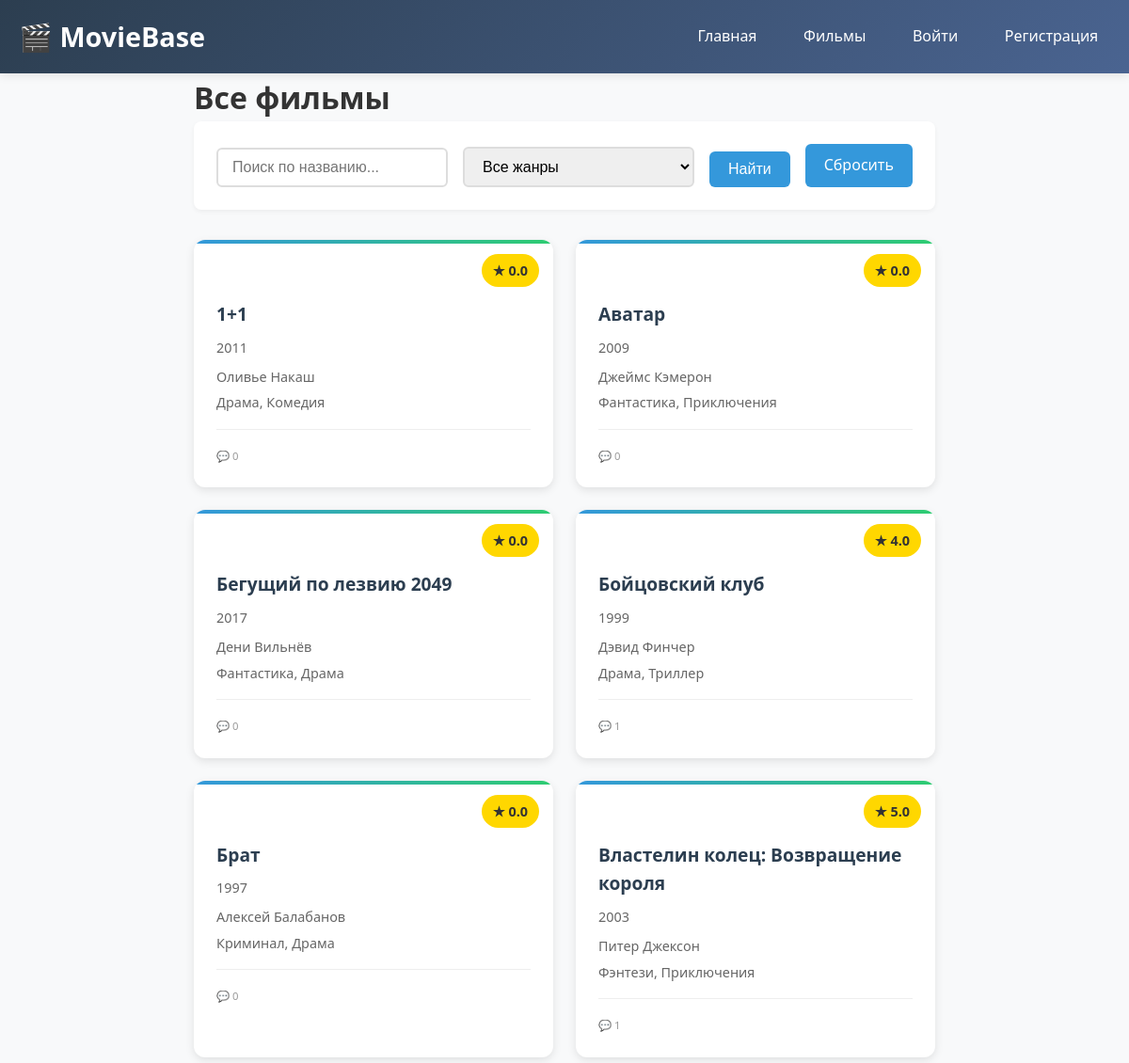
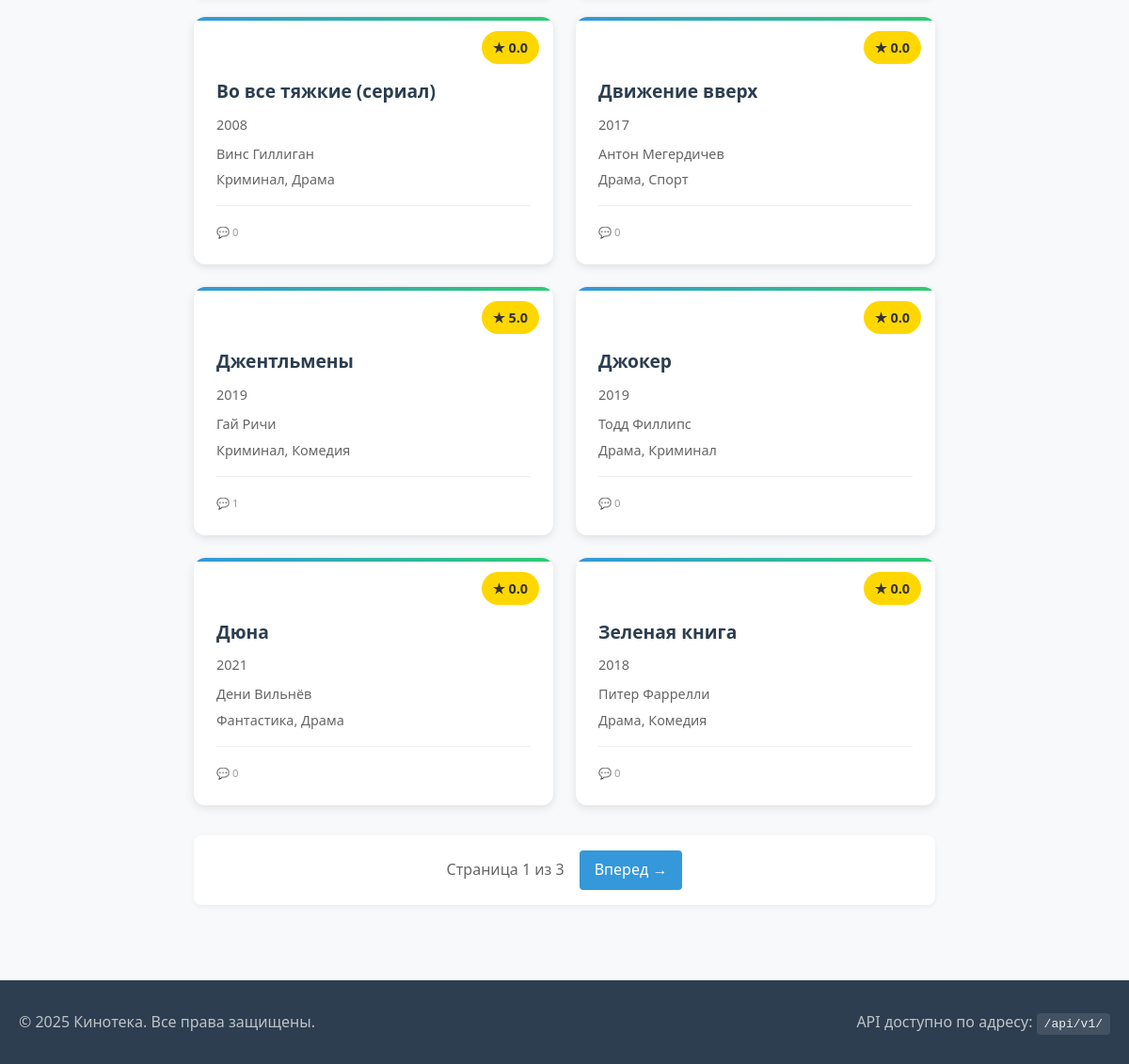
The app's page /movies with its own data (2 pictures, top to bottom).
### models.py (models this page shows, shortened)
class Movie(db.Model):
    __tablename__ = 'movie'
    id = db.Column(db.Integer, primary_key=True)
    title = db.Column(db.String(200), nullable=False, index=True)
    year = db.Column(db.Integer, nullable=False, index=True)
    director = db.Column(db.String(100))
    description = db.Column(db.Text)
    genre = db.Column(db.String(100))
    rating = db.Column(db.Float, default=0.0)
    created_at = db.Column(db.DateTime, default=datetime.utcnow)
    reviews = db.relationship('Review', backref='movie', lazy='dynamic', cascade='all, delete-orphan')

### app.py (the view)
@app.route('/movies')
def movie_list():
    page = request.args.get('page', 1, type=int)
    genre_filter = request.args.get('genre')
    search_query = request.args.get('search')
    query = Movie.query
    if genre_filter:
        query = query.filter(Movie.genre.ilike(f'%{genre_filter}%'))
    if search_query:
        query = query.filter(Movie.title.ilike(f'%{search_query}%'))
    movies = query.order_by(Movie.title).paginate(page=page, per_page=12)
    genres = db.session.query(Movie.genre).distinct().all()
    genre_list = [g[0] for g in genres if g[0]]
    return render_template('movie_list.html', movies=movies, genres=genre_list)

### templates/movie_list.html (shortened to what this page needs)
{% extends "base.html" %}
{% block content %}
<h1>Все фильмы</h1>
<div class="filters">
    <form method="GET" class="filter-form">
        <div class="filter-group">
            <input type="text" name="search" placeholder="Поиск по названию..."
                   value="{{ request.args.get('search', '') }}" class="search-input">
        </div>
        <div class="filter-group">
            <select name="genre" class="genre-select">
                <option value="">Все жанры</option>
            </select>
        </div>
        <button type="submit" class="btn btn-primary">Найти</button>
        <a href="{{ url_for('movie_list') }}" class="btn">Сбросить</a>
    </form>
</div>
{% if movies.items %}
<div class="movies-grid">
    {% for movie in movies.items %}
    <div class="movie-card">
        <div class="movie-rating">★ {{ "%.1f"|format(movie.rating) }}</div>
        <h3><a href="{{ url_for('movie_detail', movie_id=movie.id) }}">{{ movie.title }}</a></h3>
        <p class="movie-year">{{ movie.year }}</p>
        <p class="movie-director">{{ movie.director or 'Режиссер не указан' }}</p>
        <p class="movie-genre">{{ movie.genre or 'Жанр не указан' }}</p>
        <div class="movie-stats">
            <small>💬 {{ movie.reviews.count() }}</small>
        </div>
    </div>
    {% endfor %}
</div>
<div class="pagination">
    <span class="page-info">Страница {{ movies.page }} из {{ movies.pages }}</span>
    {% if movies.has_next %}
    <a href="{{ url_for('movie_list', page=movies.next_num, search=request.args.get('search'), genre=request.args.get('genre')) }}"
       class="page-link">Вперед →</a>
    {% endif %}
</div>
{% endif %}
{% endblock %}

### static/style.css (style rules this page uses)
* { margin: 0; padding: 0; box-sizing: border-box; }
body { font-family: 'Segoe UI', Tahoma, Geneva, Verdana, sans-serif; line-height: 1.6; color: #333; background-color: #f8f9fa; min-height: 100vh; display: flex; flex-direction: column; }
.movies-grid { display: grid; grid-template-columns: repeat(auto-fill, minmax(250px, 1fr)); gap: 1.5rem; margin: 2rem 0; }
.movie-card { background: white; border-radius: 12px; padding: 1.5rem; box-shadow: 0 3px 10px rgba(0, 0, 0, 0.1); transition: all 0.3s; position: relative; overflow: hidden; }
.movie-card::before { content: ''; position: absolute; top: 0; left: 0; right: 0; height: 4px; background: linear-gradient(to right, #3498db, #2ecc71); }
.movie-rating { position: absolute; top: 15px; right: 15px; background: #ffd700; color: #333; padding: 6px 12px; border-radius: 20px; font-weight: bold; font-size: 0.9rem; }
.movie-card h3 { margin: 2.5rem 0 0.5rem; font-size: 1.2rem; }
.movie-card h3 a { color: #2c3e50; text-decoration: none; transition: color 0.3s; }
.movie-year { color: #666; font-size: 0.9rem; margin-bottom: 0.5rem; }
.movie-director, .movie-genre { color: #666; font-size: 0.9rem; margin: 0.3rem 0; }
.movie-stats { margin-top: 1rem; padding-top: 1rem; border-top: 1px solid #eee; color: #999; font-size: 0.85rem; }
.btn { display: inline-block; padding: 10px 20px; border: none; border-radius: 6px; cursor: pointer; font-size: 1rem; text-decoration: none; transition: all 0.3s; font-weight: 500; }
.btn-primary { background: #3498db; color: white; }
.pagination { display: flex; justify-content: center; align-items: center; gap: 1rem; margin: 2rem 0; padding: 1rem; background: white; border-radius: 8px; box-shadow: 0 2px 5px rgba(0, 0, 0, 0.05); }
.page-link { padding: 8px 16px; background: #3498db; color: white; text-decoration: none; border-radius: 4px; transition: background 0.3s; }
.page-info { color: #666; font-weight: 500; }
.filters { background: white; padding: 1.5rem; border-radius: 8px; margin-bottom: 2rem; box-shadow: 0 2px 5px rgba(0, 0, 0, 0.05); }
.filter-form { display: flex; gap: 1rem; align-items: flex-end; flex-wrap: wrap; }
.filter-group { flex: 1; min-width: 200px; }
.search-input, .genre-select { width: 100%; padding: 10px 15px; border: 2px solid #ddd; border-radius: 6px; font-size: 1rem; }
.btn { display: inline-block; padding: 10px 20px; background: #3498db; color: white; text-decoration: none; border-radius: 6px; border: none; cursor: pointer; font-size: 1rem; transition: all 0.3s; font-weight: 500; }

### records on screen
Movie: rating "0.0", title "1+1", year "2011", director "Оливье Накаш", genre "Драма, Комедия", reviews.count "0"
Movie: rating "0.0", title "Аватар", year "2009", director "Джеймс Кэмерон", genre "Фантастика, Приключения", reviews.count "0"
Movie: rating "0.0", title "Бегущий по лезвию 2049", year "2017", director "Дени Вильнёв", genre "Фантастика, Драма", reviews.count "0"
Movie: rating "4.0", title "Бойцовский клуб", year "1999", director "Дэвид Финчер", genre "Драма, Триллер", reviews.count "1"
Movie: rating "0.0", title "Брат", year "1997", director "Алексей Балабанов", genre "Криминал, Драма", reviews.count "0"
Movie: rating "5.0", title "Властелин колец: Возвращение короля", year "2003", director "Питер Джексон", genre "Фэнтези, Приключения", reviews.count "1"
Movie: rating "0.0", title "Во все тяжкие (сериал)", year "2008", director "Винс Гиллиган", genre "Криминал, Драма", reviews.count "0"
Movie: rating "0.0", title "Движение вверх", year "2017", director "Антон Мегердичев", genre "Драма, Спорт", reviews.count "0"
Movie: rating "5.0", title "Джентльмены", year "2019", director "Гай Ричи", genre "Криминал, Комедия", reviews.count "1"
Movie: rating "0.0", title "Джокер", year "2019", director "Тодд Филлипс", genre "Драма, Криминал", reviews.count "0"
Movie: rating "0.0", title "Дюна", year "2021", director "Дени Вильнёв", genre "Фантастика, Драма", reviews.count "0"
Movie: rating "0.0", title "Зеленая книга", year "2018", director "Питер Фаррелли", genre "Драма, Комедия", reviews.count "0"

### other values on screen
{{ movies.page }} "1"
{{ movies.pages }} "3"
